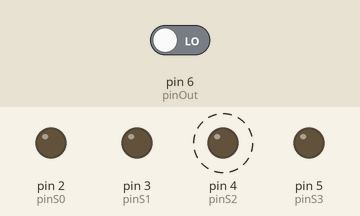
Bench run of a sketch on a simulated Arduino Uno, built with avr-gcc and run on an emulated ATmega328P. Shown: output pins drawn as LEDs (lit = HIGH). Dashed ring = blinking. Inputs (shaded band) come from the test bench; at power-on: pin 6 (pinOut) LOW. What the sketch prints to the serial monitor is not drawn.

Above: at 0.5 s.
At 3.5 s:
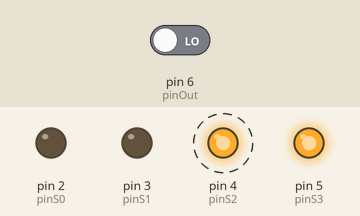
Timing chart, 0 to 5.2 s (numbered marks = the images above):
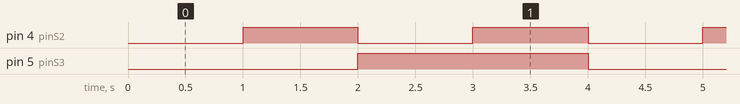

Measured:
- by itself, pin 4 (pinS2): alternates HIGH for 1.0 s and LOW for 1.0 s
- by itself, pin 5 (pinS3): alternates HIGH for 2.0 s and LOW for 2.0 s
- by itself, everything shown: repeats every 4.0 s, in 4 steps

The sketch:

leituraTCS3200.ino
```cpp
// Pinos de conexao do modulo
#define pinS0 2
#define pinS1 3
#define pinS2 4
#define pinS3 5
#define pinOut 6

unsigned int valorVermelho = 0;
unsigned int valorVerde = 0;
unsigned int valorAzul = 0;
unsigned int valorBranco = 0;

void setup() {
    Serial.begin(9600);
    pinMode(pinS0, OUTPUT);
    pinMode(pinS1, OUTPUT);
    pinMode(pinS2, OUTPUT);
    pinMode(pinS3, OUTPUT);
    pinMode(pinOut, INPUT);
}

void loop() {
    detectaCor();

    // Mostrar valores da esquerda no serial monitor
    Serial.print("Vermelho :");
    Serial.print(valorVermelho);

    Serial.print(" Verde : ");
    Serial.print(valorVerde);

    Serial.print(" Azul : ");
    Serial.print(valorAzul);

    Serial.print(" Branco : ");
    Serial.print(valorBranco);
    Serial.println();
}

void detectaCor() {
    //Vermelho esquerda
    digitalWrite(pinS2, LOW);
    digitalWrite(pinS3, LOW);
    valorVermelho = pulseIn(pinOut, digitalRead(pinOut) == HIGH ? LOW : HIGH);

    //Sem filtro esquerda
    digitalWrite(pinS2, HIGH);
    valorBranco = pulseIn(pinOut, digitalRead(pinOut) == HIGH ? LOW : HIGH);

    //Azul esquerda
    digitalWrite(pinS2, LOW);
    digitalWrite(pinS3, HIGH);
    valorAzul = pulseIn(pinOut, digitalRead(pinOut) == HIGH ? LOW : HIGH);

    //Verde esquerda
    digitalWrite(pinS2, HIGH);
    valorVerde = pulseIn(pinOut, digitalRead(pinOut) == HIGH ? LOW : HIGH);
}
```
